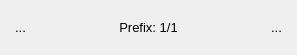
<?xml version="1.0" encoding="UTF-8"?>
<ui version="4.0">
 <class>PageWidget</class>
 <widget class="QWidget" name="PageWidget">
  <property name="geometry">
   <rect>
    <x>0</x>
    <y>0</y>
    <width>297</width>
    <height>55</height>
   </rect>
  </property>
  <property name="sizePolicy">
   <sizepolicy hsizetype="Preferred" vsizetype="Fixed">
    <horstretch>0</horstretch>
    <verstretch>0</verstretch>
   </sizepolicy>
  </property>
  <property name="font">
   <font>
    <pointsize>10</pointsize>
   </font>
  </property>
  <property name="windowTitle">
   <string notr="true">Form</string>
  </property>
  <property name="locale">
   <locale language="English" country="UnitedStates"/>
  </property>
  <layout class="QHBoxLayout" name="horizontalLayout">
   <property name="leftMargin">
    <number>0</number>
   </property>
   <property name="topMargin">
    <number>0</number>
   </property>
   <property name="rightMargin">
    <number>0</number>
   </property>
   <property name="bottomMargin">
    <number>0</number>
   </property>
   <item>
    <spacer name="horizontalSpacer">
     <property name="orientation">
      <enum>Qt::Horizontal</enum>
     </property>
     <property name="sizeType">
      <enum>QSizePolicy::Fixed</enum>
     </property>
     <property name="sizeHint" stdset="0">
      <size>
       <width>7</width>
       <height>20</height>
      </size>
     </property>
    </spacer>
   </item>
   <item>
    <widget class="QToolButton" name="backButton">
     <property name="text">
      <string notr="true">...</string>
     </property>
     <property name="icon">
      <iconset resource="../resources/resources.qrc">
       <normaloff>:/icons/back.svg</normaloff>:/icons/back.svg</iconset>
     </property>
     <property name="autoRaise">
      <bool>true</bool>
     </property>
    </widget>
   </item>
   <item>
    <widget class="QLabel" name="label">
     <property name="text">
      <string notr="true">Prefix: 1/1</string>
     </property>
     <property name="textFormat">
      <enum>Qt::PlainText</enum>
     </property>
     <property name="alignment">
      <set>Qt::AlignCenter</set>
     </property>
     <property name="textInteractionFlags">
      <set>Qt::NoTextInteraction</set>
     </property>
    </widget>
   </item>
   <item>
    <widget class="QToolButton" name="nextButton">
     <property name="text">
      <string notr="true">...</string>
     </property>
     <property name="icon">
      <iconset resource="../resources/resources.qrc">
       <normaloff>:/icons/back.svg</normaloff>:/icons/back.svg</iconset>
     </property>
     <property name="autoRaise">
      <bool>true</bool>
     </property>
    </widget>
   </item>
   <item>
    <spacer name="horizontalSpacer_2">
     <property name="orientation">
      <enum>Qt::Horizontal</enum>
     </property>
     <property name="sizeType">
      <enum>QSizePolicy::Fixed</enum>
     </property>
     <property name="sizeHint" stdset="0">
      <size>
       <width>7</width>
       <height>20</height>
      </size>
     </property>
    </spacer>
   </item>
  </layout>
 </widget>
 <resources>
  <include location="../resources/resources.qrc"/>
 </resources>
 <connections/>
</ui>
